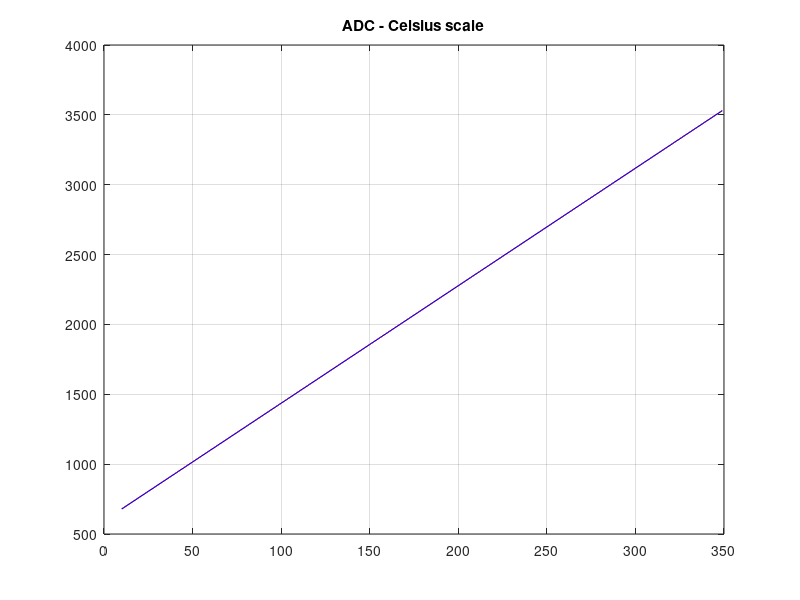

Here is the MATLAB script that generated this plot:


file = fopen('f2_adc.txt','r');
if file ~= -1
    f2_adc = fscanf(file, '%f');
    fclose(file);
end

file = fopen('f2_adc_float.txt','r');
if file ~= -1
    f2_adc_float = fscanf(file, '%f');
    fclose(file);
end

file = fopen('f2_celsius.txt','r');
if file ~= -1
    f2_celsius = fscanf(file, '%d');
    fclose(file);
end



plot(f2_celsius,f2_adc,'r');
hold on;

plot(f2_celsius,f2_adc_float,'b');
hold on;

grid on;
title('ADC - Celsius scale');
%xlabel('x 100ms');
%ylabel('degrees Celsius');
%legend('Actual','Desired','PID effort');










